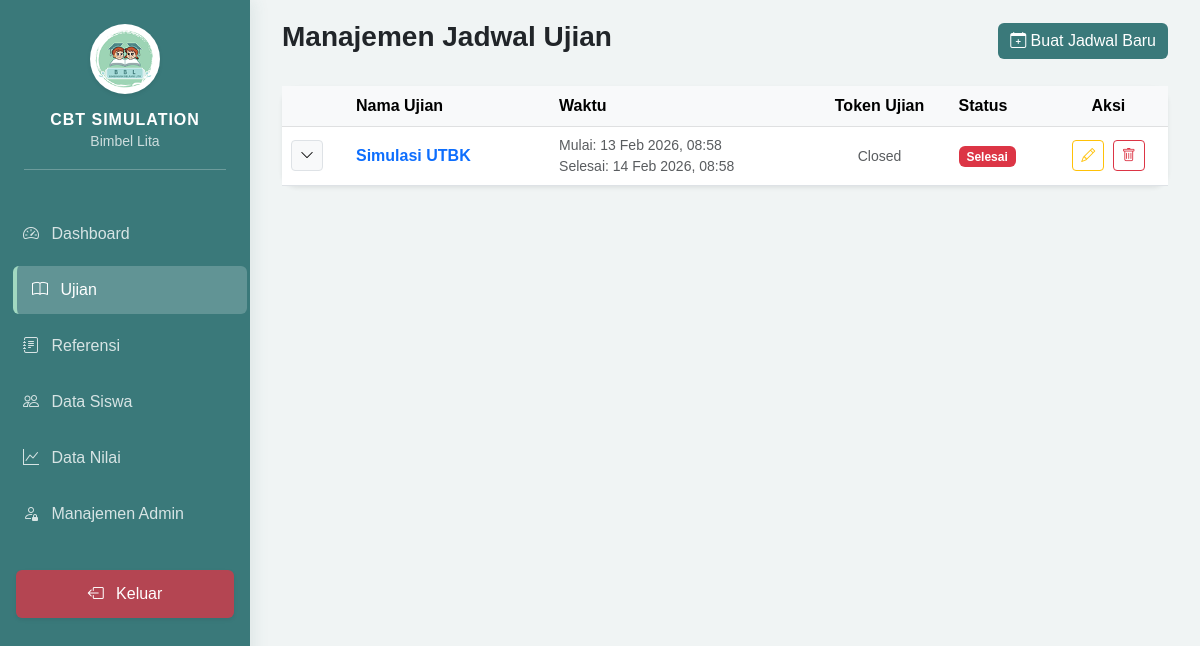
Page /admin/dashboard.php?page=exams (signed in) on the earlier database version.
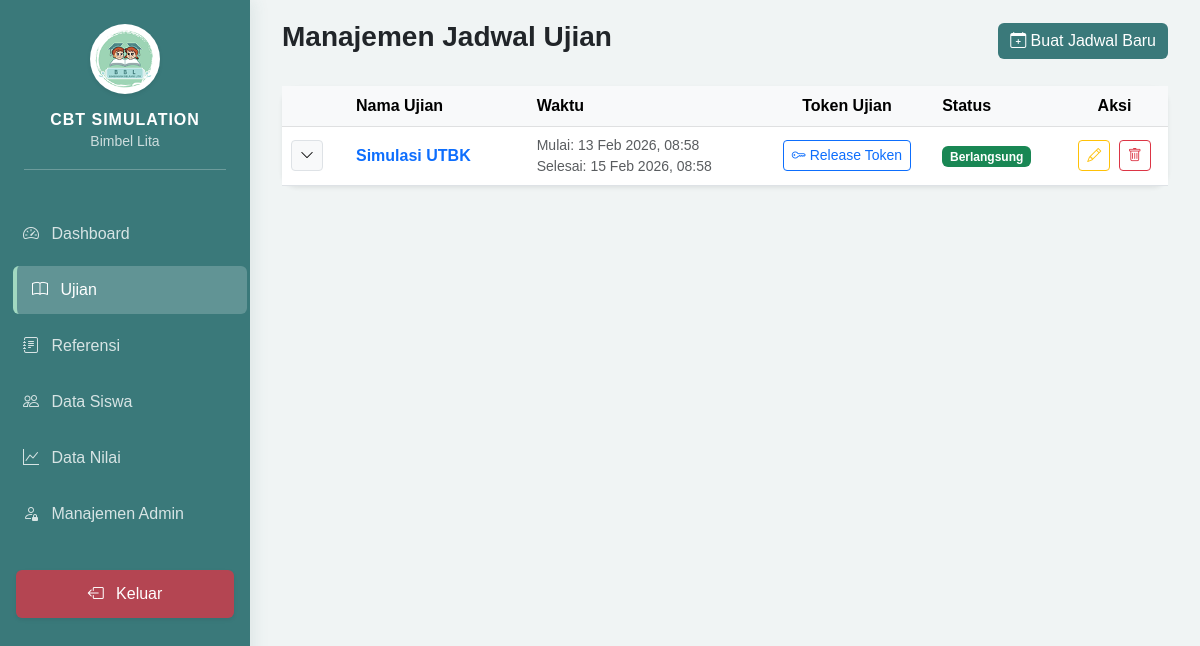
Same page on the later database version.
### tables this page shows
CREATE TABLE `exams` (
  `id` int NOT NULL,
  `exam_name` varchar(255) NOT NULL,
  `start_date` datetime NOT NULL,
  `end_date` datetime NOT NULL,
  `is_active` tinyint(1) DEFAULT '1',
  `created_at` timestamp NULL DEFAULT CURRENT_TIMESTAMP
);

### admin/modules/exams/index.php (the view, shortened to what this page needs)
<?php
require_once '../config/database.php';
$stmt = $pdo->query("SELECT * FROM exams ORDER BY start_date DESC");
$exams = $stmt->fetchAll();
?>
<div class="d-flex justify-content-between align-items-center mb-4">
    <h3 class="fw-bold">Manajemen Jadwal Ujian</h3>
    <button class="btn btn-primary" data-bs-toggle="modal" data-bs-target="#addExamModal">
        <i class="bi bi-calendar-plus"></i> Buat Jadwal Baru
    </button>
</div>
<div class="card border-0 shadow-sm">
    <div class="card-body p-0">
        <div class="table-responsive">
            <table class="table table-hover mb-0 align-middle">
                <thead class="table-light">
                    <tr>
                        <th width="50px"></th>
                        <th class="px-4">Nama Ujian</th>
                        <th>Waktu</th>
                        <th class="text-center">Token Ujian</th> <th>Status</th>
                        <th class="text-center">Aksi</th>
                    </tr>
                </thead>
                <tbody>
                    <?php foreach ($exams as $e): ?>
                    <?php
                        $now = date('Y-m-d H:i:s');
                        $is_started = ($now >= $e['start_date'] && $now <= $e['end_date']);
                        $is_finished = ($now > $e['end_date']);
                    ?>
                    <tr>
                        <td class="text-center">
                            <button class="btn btn-sm btn-light border" type="button" data-bs-toggle="collapse" data-bs-target="#subject-<?= $e['id'] ?>">
                                <i class="bi bi-chevron-down"></i>
                            </button>
                        </td>
                        <td class="px-4 fw-bold text-primary"><?= htmlspecialchars($e['exam_name']) ?></td>
                        <td>
                            <small class="d-block text-muted">Mulai: <?= date('d M Y, H:i', strtotime($e['start_date'])) ?></small>
                            <small class="d-block text-muted">Selesai: <?= date('d M Y, H:i', strtotime($e['end_date'])) ?></small>
                        </td>
                        <td class="text-center">
                            <?php if ($is_started): ?>
                                <div id="token-box-<?= $e['id'] ?>">
                                    <button class="btn btn-sm btn-outline-primary" onclick="initToken(<?= $e['id'] ?>)">
                                        <i class="bi bi-key"></i> Release Token
                                    </button>
                                </div>
                            <?php elseif ($is_finished): ?>
                                <span class="text-muted small">Closed</span>
                            <?php else: ?>
                                <span class="text-muted small">Belum Mulai</span>
                            <?php endif; ?>
                        </td>
                        <td>
                            <?php
                            if ($now < $e['start_date']) echo '<span class="badge bg-warning">Belum Mulai</span>';
                            elseif ($now > $e['end_date']) echo '<span class="badge bg-danger">Selesai</span>';
                            else echo '<span class="badge bg-success">Berlangsung</span>';
                            ?>
                        </td>
                        <td class="text-center">
                            <button class="btn btn-sm btn-outline-warning me-1" data-bs-toggle="modal" data-bs-target="#editExamModal<?= $e['id'] ?>">
                                <i class="bi bi-pencil"></i>
                            </button>
                            <a href="modules/exams/process.php?action=delete&id=<?= $e['id'] ?>"
                               class="btn btn-sm btn-outline-danger"
                               onclick="return confirm('Menghapus Exam akan menghapus semua Subject di dalamnya. Lanjutkan?')">
                                <i class="bi bi-trash"></i>
                            </a>
                        </td>
                    </tr>
                    <?php endforeach; ?>
                </tbody>
            </table>
        </div>
    </div>
</div>

Differences in the rows shown:
changed exams "Simulasi UTBK": end_date "14 Feb 2026, 08:58" → "15 Feb 2026, 08:58"; end_date "Closed Selesai" → "Release Token Berlangsung"
